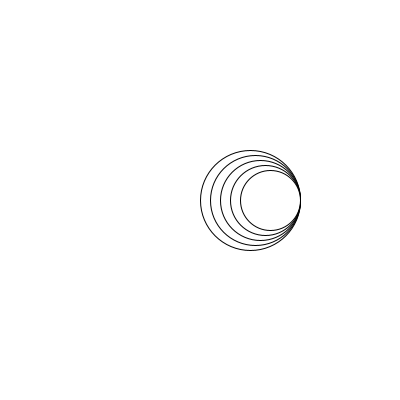
Frame 1 (no input)
Frame 60 (the mouse pressed at the canvas centre just before this capture): identical to frame 1, image omitted
Frame 120 (the mouse held since frame 60 and released just before this capture): identical to frame 1, image omitted

The Processing sketch that drew this single still picture (run headless with seeded random() and noise(); from frame 60 on, the mouse is pressed at the canvas centre):

// Processing sketch: opdracht9_6
// ── opdracht9_6.pde
int Cirkel = 100;
 

void setup (){
  size (400,400);
background(255,255,255);
  VijfCirkels(300,200);
  
}

void draw (){
  
}

void  VijfCirkels(int x,int y){
   for(int i = 0; i < 5; i++){
  ellipse(x - Cirkel/2 ,  y   ,  Cirkel , Cirkel );
  Cirkel  = Cirkel - 10;
   }

}
